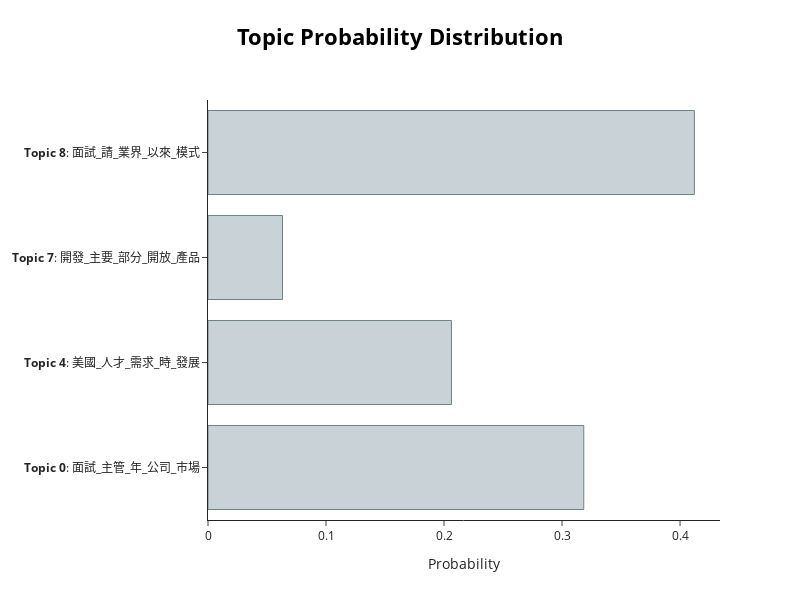

Notebook code for this chart:
### Code cell
eleven_topic.visualize_distribution(topic_distr[1])

### Figure 1 — Plotly figure (JSON) as saved in the notebook; plotly's stock layout.template omitted (floating-point values rounded to 4 significant figures)
{"data": [{"marker": {"color": "#C8D2D7", "line": {"color": "#6E8484", "width": 1}}, "orientation": "h", "type": "bar", "x": [0.3184, 0.2063, 0.06315, 0.4122], "y": ["<b>Topic 0</b>: 面試_主管_年_公司_市場", "<b>Topic 4</b>: 美國_人才_需求_時_發展", "<b>Topic 7</b>: 開發_主要_部分_開放_產品", "<b>Topic 8</b>: 面試_請_業界_以來_模式"]}], "layout": {"height": 600, "hoverlabel": {"bgcolor": "white", "font": {"family": "Rockwell", "size": 16}}, "title": {"font": {"color": "Black", "size": 22}, "text": "<b>Topic Probability Distribution</b>", "x": 0.5, "xanchor": "center", "y": 0.95, "yanchor": "top"}, "width": 800, "xaxis": {"title": {"text": "Probability"}}}}
